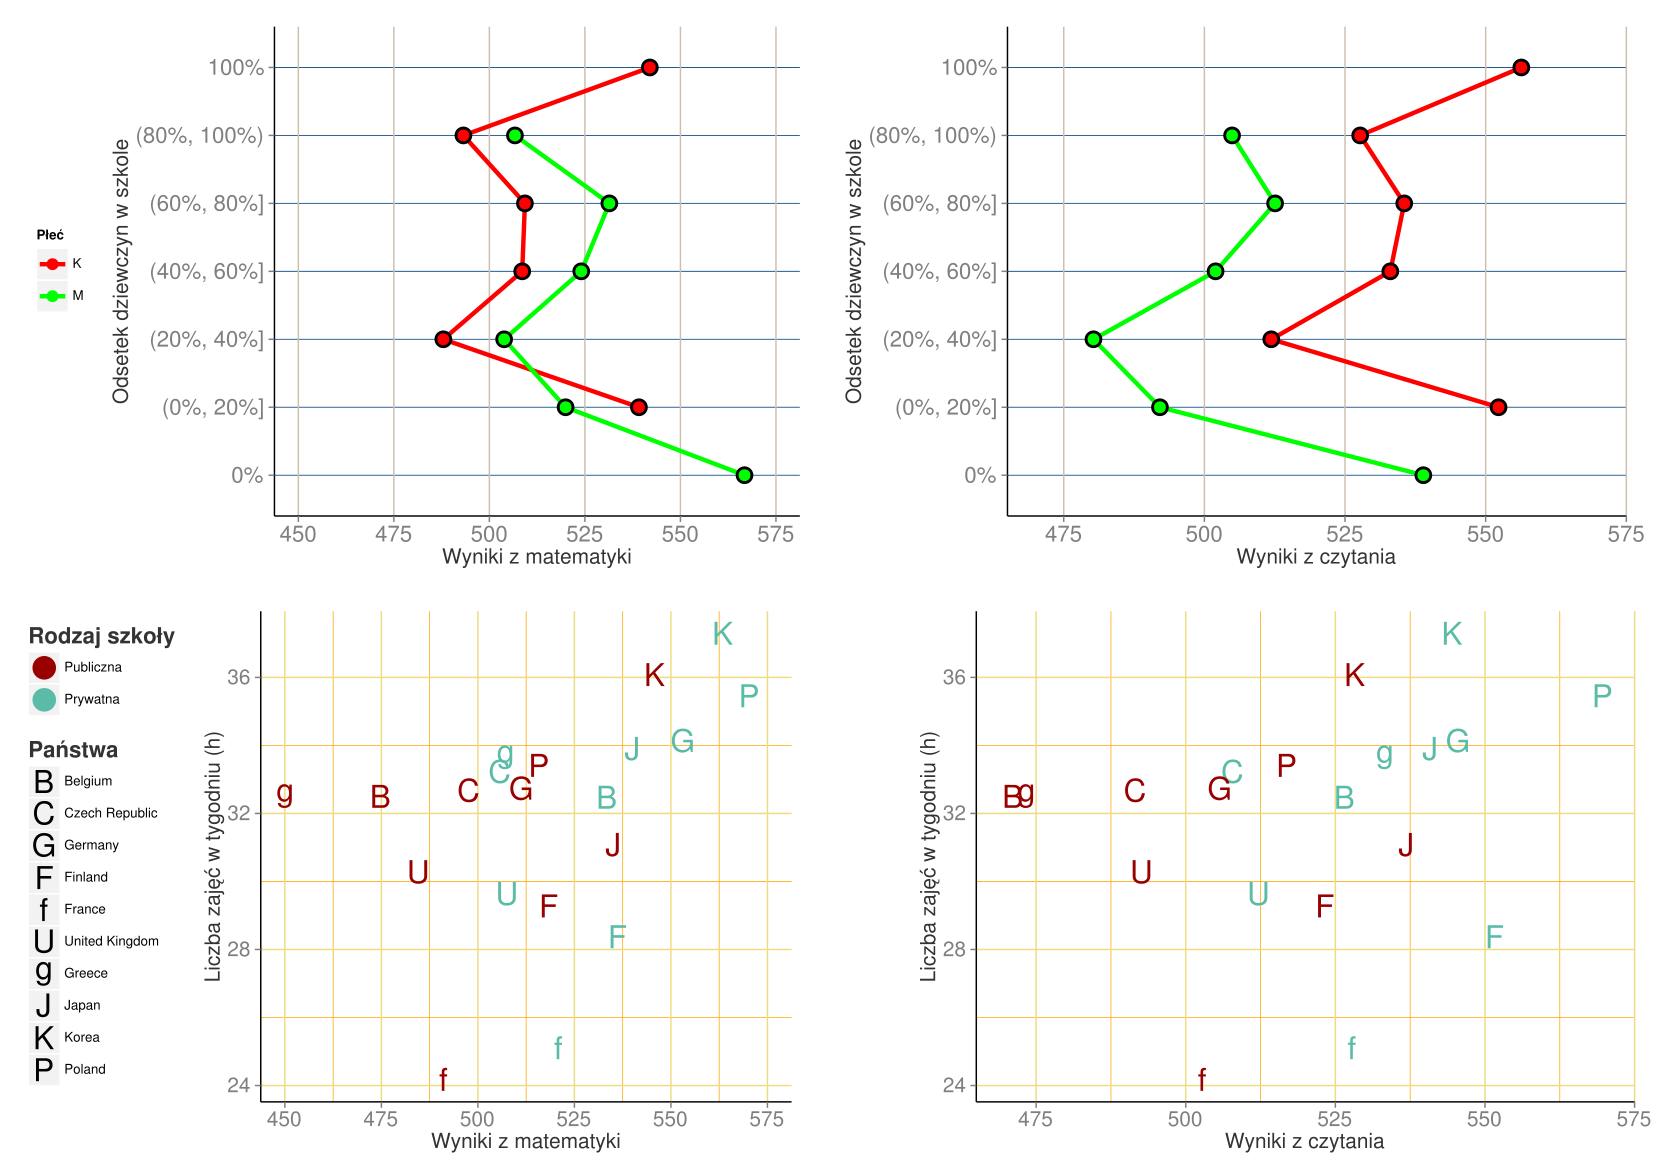

Reproduce this figure in R.
library("dplyr")
library("ggplot2")
library('scales')
library("gridExtra")

# load("PISAeurope.rda")


#########################################################################################
#######################################  DANE  ##########################################
#########################################################################################

ramka <- pisa %>%
  select(PV1MATH,PV1READ,SC01Q01,CNT,ST71Q01,W_FSTUWT) %>%
  group_by(CNT,SC01Q01) %>%
  #filter(!is.na(PV1MATH) & !is.na(PV1READ) & !is.na(SC01Q01) & !is.na(CNT) & !is.na(ST71Q01)) %>%
  summarise(math = weighted.mean(PV1MATH, W_FSTUWT, na.rm = TRUE),
            read = weighted.mean(PV1READ, W_FSTUWT, na.rm = TRUE),
            hours=mean(ST71Q01,na.rm=TRUE),
            total = sum(W_FSTUWT)) %>%
  filter(!is.na(SC01Q01))
levels(ramka$SC01Q01) <- c('Publiczna','Prywatna')
ramka$opis <- c("B", "Cz", "G", "F", "f", "UK", "g", "J", "K", "P")
podzialkaread <- pretty(ramka$read)
podzialkamath <- pretty(ramka$math)

N <- 7 # tyle kategorii procentowych: 0%, 100% oraz 5 posrednich
## ---- nazwy kategorii ----
nazwy <- c("0%", "(0%, 20%]", "(20%, 40%]", "(40%, 60%]", "(60%, 80%]", 
           "(80%, 100%)", "100%")

## ---- funkcja pomocnicza ----
kategoryzuj <- function(x) {
  sapply(x, function(y) {
    if (is.na(y)) return(NA)
    if (y == 1) return(N)
    return(min(which(y <= seq(0, 1, length=N-1))))
  })
}

## ---- przygotowanie danych ----
bg <- pisa %>%
  select(PV1MATH, PV1READ, W_FSTUWT, PCGIRLS, GENDER=ST04Q01) %>%
  filter(!is.na(PCGIRLS)) %>%
  mutate(czysz = kategoryzuj(PCGIRLS)) %>%
  group_by(czysz, GENDER) %>%
  summarise(math=weighted.mean(PV1MATH, W_FSTUWT),
            read=weighted.mean(PV1READ, W_FSTUWT)) %>%
  filter((czysz != 1 | GENDER != "Female") &
           (czysz != N | GENDER != "Male"))


#########################################################################################
####################################  WYKRESY  ##########################################
#########################################################################################


####  wykres 1  ########### matematyka_zajecia
(matematyka_zajecia <- ggplot(ramka,aes(x=math,y=hours,color=SC01Q01,shape=CNT))+
  geom_point(size=8)+
  guides(color = guide_legend(title = "Rodzaj szkoły"))+
  scale_shape_manual(values=ramka$opis,name="Państwa")+
  scale_colour_manual(
     values = c("Publiczna" = '#990000' ,"Prywatna" = "#5abba7"))+
  #scale_y_reverse()+
  #scale_x_continuous(breaks=c(0,podzialkamath))+
  theme(panel.background = element_blank(),
        legend.position="left",
        axis.line = element_line(color = 'black'),
        axis.title.x = element_text(colour="grey20",size=15),
        axis.title.y = element_text(colour="grey20",size=15),
        title=element_text(colour="grey20",size=20),
        panel.grid.minor=element_line(color='orange'),
        panel.grid.major=element_line(color='#EEDC82'),
        axis.text.y=element_text(size=15),
        axis.text.x=element_text(size=15))+
  labs(list(x="Wyniki z matematyki",y="Liczba zajęć w tygodniu (h)"))
 )

####  wykres 2  ########### czytanie_zajecia
(czytanie_zajecia <- ggplot(ramka,aes(x=read,y=hours,color=SC01Q01,shape=CNT))+
  geom_point(size=8)+  
  scale_shape_manual(values=ramka$opis)+
  scale_colour_manual(values = c("Publiczna" = '#990000' ,"Prywatna" = "#5abba7"))+
  guides( color = guide_legend(title = "Rodzaj szkoły"))+
  #scale_y_reverse()+
  scale_x_continuous(breaks=c(0,podzialkaread))+
  theme(panel.background = element_blank(),
        axis.line = element_line(color = 'black'),
        axis.title.x = element_text(colour="grey20",size=15),
        legend.position="none",
        axis.title.y = element_text(colour="grey20",size=15),
        title=element_text(colour="grey20",size=20),
        panel.grid.minor=element_line(color='orange'),
        panel.grid.major=element_line(color='#EEDC82'),
        axis.text.y=element_text(size=15),
        axis.text.x=element_text(size=15))+
        labs(list(x="Wyniki z czytania",y="Liczba zajęć w tygodniu (h)")))

 

####  wykres 3  ########### matematyka_dziewczyny
(matematyka_dziewczyny <- ggplot(bg, aes(x=czysz, y=math, colour=GENDER)) +
  geom_line(stat="identity", position="dodge",size=1.5) +
  geom_point(size=6, col="black")+
  geom_point(size=4)+
  scale_y_continuous(breaks=podzialkamath)+
  coord_flip() + 
  xlab("% dziewczyn w szkołach") +
  ylab("Wyniki z matematyki") +
  scale_color_manual(guide=guide_legend(title="Płeć"), labels=c("K", "M"),values=c("red","green")) +
  scale_x_discrete(breaks=1:N, labels=nazwy)+
  theme(panel.background = element_blank(),
        legend.position="left",
        axis.line = element_line(color = 'black'),
        axis.text.y=element_text(size=16),
        axis.text.x=element_text(size=16),
        axis.title.x = element_text(colour="grey20",size=15),
        axis.title.y = element_text(colour="grey20",size=15),
        panel.grid.major.y=element_line(color='dodgerblue4', size=0.3),
        panel.grid.major.x=element_line(color='#CDBFAC'),
        panel.grid.minor.x=element_blank())+
   labs(list(y="Wyniki z matematyki",
             x="Odsetek dziewczyn w szkole"))
)
 

####  wykres 4  ########### czytanie_dziewczyny

(czytanie_dziewczyny <- ggplot(bg, aes(x=czysz, y=read, col=GENDER)) +
  geom_line(stat="identity", position="dodge", size=1.5) +
   geom_point(size=6, col="black")+
   geom_point(size=4)+
   scale_y_continuous(breaks=podzialkaread)+
  coord_flip() + 
  xlab("% dziewczyn w szkołach") +
  ylab("Wyniki z czytania") +
  scale_color_manual(guide=guide_legend(title="Płeć"), labels=c("K", "M"),values=c("red","green")) +
  scale_x_discrete(breaks=1:N, labels=nazwy) +
  scale_shape_manual(values=c(19))+
  theme(legend.position="none")+
  theme(panel.background = element_blank(),
        legend.position="none",
        axis.line = element_line(color = 'black'),
        axis.text.y=element_text(size=16),
        axis.text.x=element_text(size=16),
        axis.title.x = element_text(colour="grey20",size=15),
        axis.title.y = element_text(colour="grey20",size=15),
        panel.grid.major.y=element_line(color='dodgerblue4', size=0.3),
        panel.grid.major.x=element_line(color='#CDBFAC'),
        panel.grid.minor.x=element_blank())+
 labs(list(y="Wyniki z czytania",
           x="Odsetek dziewczyn w szkole"))
)


#########################################################################################
####################################  POŁĄCZONE WYKRESY  ##########################################
#########################################################################################


grid.newpage()
print(matematyka_zajecia,
      vp=viewport(x=0.245, y = 0.25,
                  width=0.50, height=0.5))
print(czytanie_zajecia, vp=viewport(x=0.775, y = 0.25,
                        width=0.46, height=0.5))
print(matematyka_dziewczyny,
      vp=viewport(x=0.25, y = 0.75,
                  width=0.50, height=0.5))
print(czytanie_dziewczyny, vp=viewport(x=0.75, y = 0.75,
                                    width=0.5, height=0.5))
